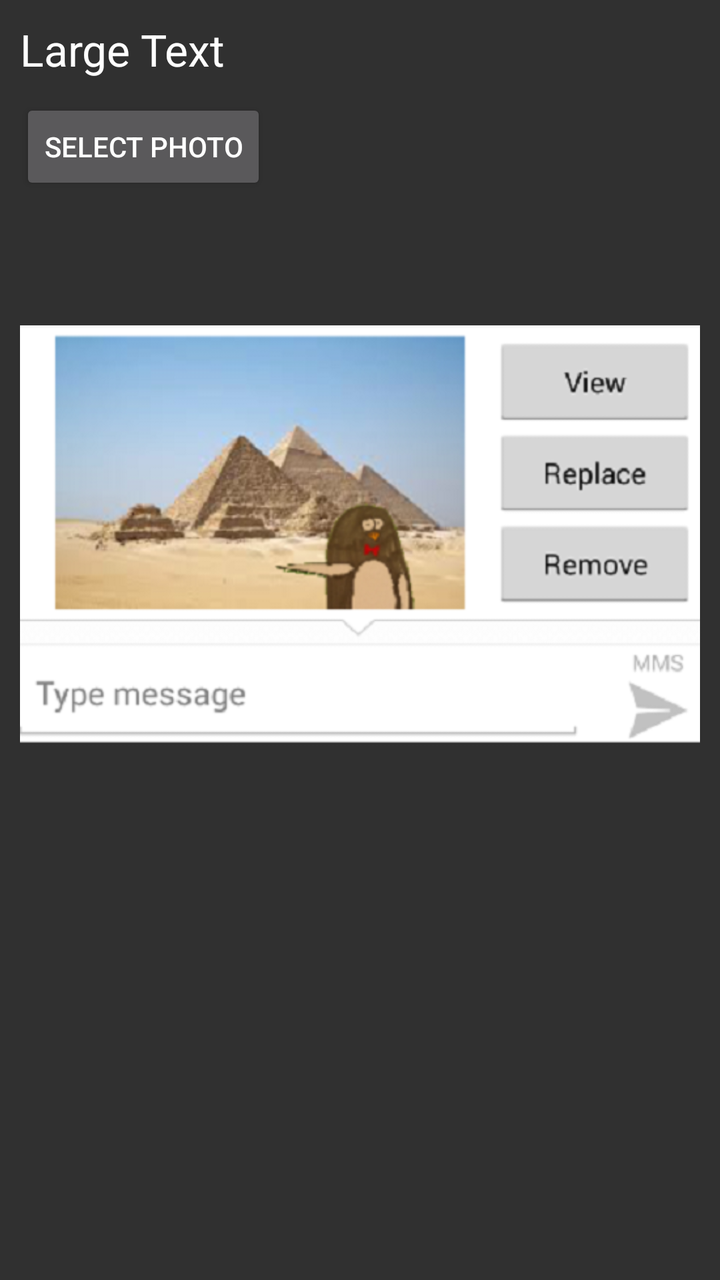
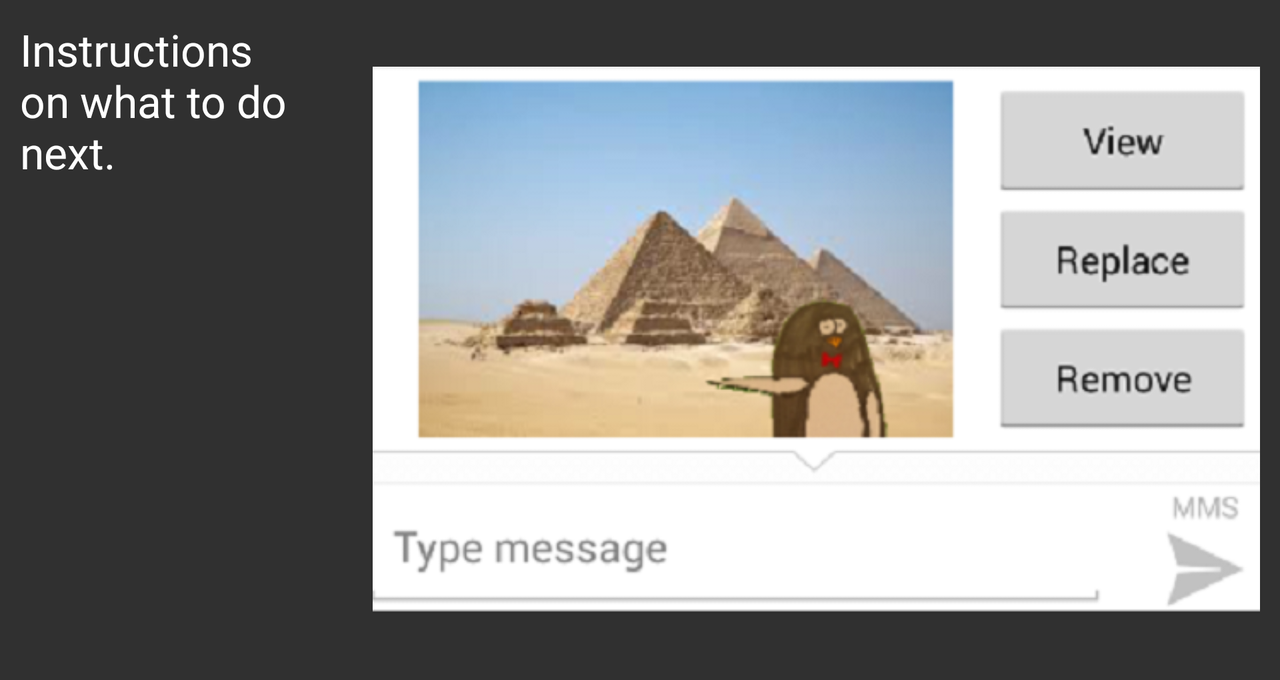

One screen, two layout resources from the same app: the default and the repository's alternative for another configuration. Each is rendered where Android would select it; the XML of both is given below.
<!-- AndroidManifest.xml: application theme Theme.AppCompat -->
<!-- res/layout/activity_config.xml -->
<?xml version="1.0" encoding="utf-8"?>
<RelativeLayout xmlns:android="http://schemas.android.com/apk/res/android"
    android:layout_width="match_parent"
    android:layout_height="match_parent" >

    <TextView
        android:layout_width="wrap_content"
        android:layout_height="wrap_content"
        android:textAppearance="?android:attr/textAppearanceLarge"
        android:text="Large Text"
        android:id="@+id/textViewInstructions"
        android:layout_margin="10dp"
        android:layout_alignParentTop="true"
        android:layout_alignParentStart="true"/>
    <Button
        android:layout_width="wrap_content"
        android:layout_height="wrap_content"
        android:text="Select Photo"
        android:id="@+id/buttonSelectPhoto"
        android:layout_marginLeft="10dp"
        android:layout_below="@+id/textViewInstructions"
        android:layout_alignParentStart="true"/>

    <ImageView
        android:layout_width="wrap_content"
        android:layout_height="wrap_content"
        android:id="@+id/imageView"
        android:src="@drawable/pinguinosharedone"
        android:layout_margin="10dp"
        android:layout_below="@+id/buttonSelectPhoto"
        android:layout_alignParentStart="true"/>
</RelativeLayout>
<!-- resources referenced by this layout -->
<resources>
  <!-- drawable pinguinosharedone: png bitmap (drawable, 128983 bytes) -->
</resources>
<!-- res/layout-land/activity_config.xml (the repository's variant of the layout above) -->
<!-- drawn on the phone turned sideways -->
<?xml version="1.0" encoding="utf-8"?>
<ScrollView xmlns:android="http://schemas.android.com/apk/res/android"
            android:layout_height="wrap_content"
            android:layout_width="match_parent">

    <LinearLayout
        android:orientation="horizontal"
        android:layout_width="match_parent"
        android:layout_height="match_parent">

        <TextView
            android:layout_width="wrap_content"
            android:layout_height="match_parent"
            android:textAppearance="?android:attr/textAppearanceLarge"
            android:text="Instructions on what to do next."
            android:id="@+id/textViewInstructions"
            android:layout_margin="10dp"
            android:layout_weight="2"
            android:layout_alignParentTop="true"/>
        <ImageView
            android:layout_width="wrap_content"
            android:layout_height="wrap_content"
            android:id="@+id/imageView"
            android:src="@drawable/pinguinosharedone"
            android:layout_centerHorizontal="true"
            android:layout_margin="10dp"
            android:layout_weight="1"/>

    </LinearLayout>
</ScrollView>
